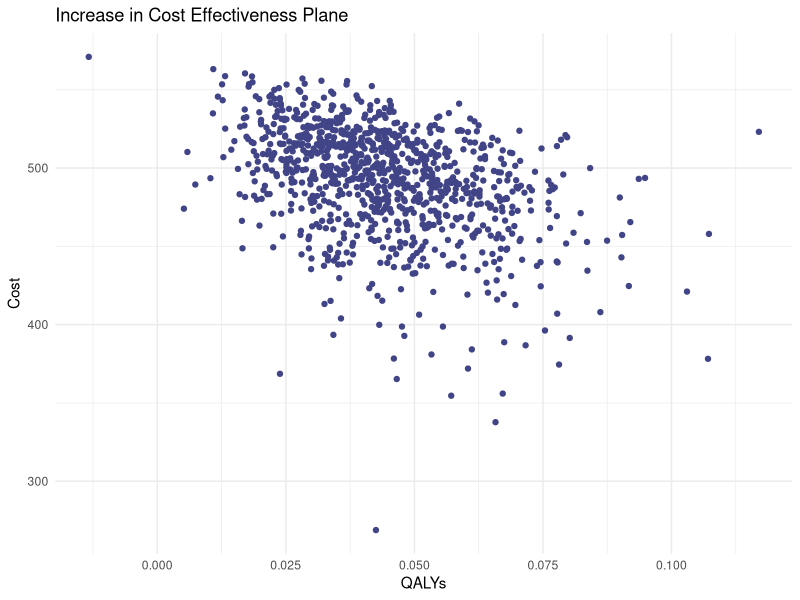
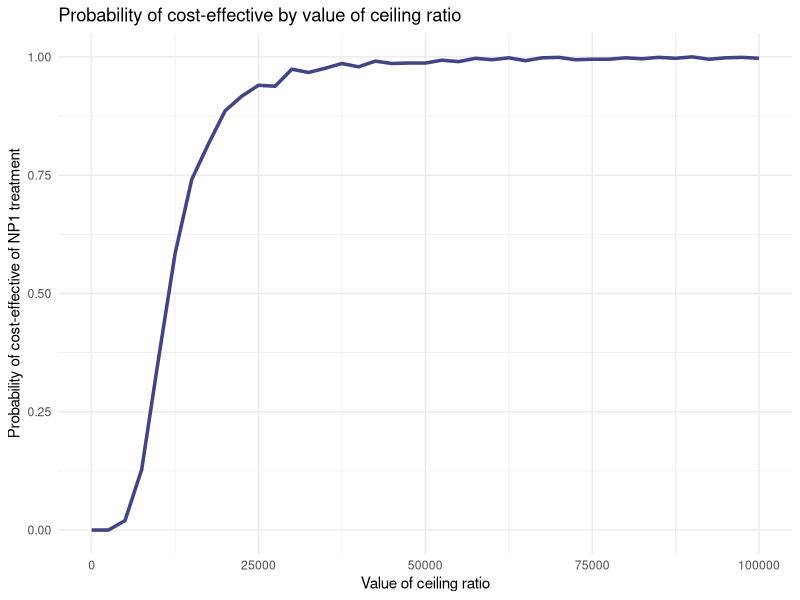

The R source for these figures, in order: (Note: a time limit stopped this script after it produced the figures.)
## ---- chunk 1
library(MASS)

cStandard <- 394 #cost of standard implant
cNP1 <- 579 #cost of new implant

cDR <- 0.06 #cost discount rate
oDR <- 0.015 #outcome discount rate
age <- 60 #average age of all patients at receipt of primary implant
male <- 0 #sex indicator (0 for female, 1 for male)

iVec <- c(1000,0,0,0,0) #starting vector; everyone starts in the first state
t <- 60 #number of cycles

covMat <- matrix(
  c(0.0022515  , -0.005691 , 0.000000028, 0.0000051, 0.000259,
   -0.005691   ,  0.0432191,-0.000783   ,-0.007247 ,-0.000642,
    0.000000028, -0.000783 , 2.716e-05  , 0.000033 ,-0.000111,
    0.0000051  , -0.007247 , 0.000033   , 0.0118954, 0.000184,
    0.000259   , -0.000642 ,-0.000111   , 0.000184 , 0.1463686),
  nrow = 5, ncol = 5, byrow = T
)

colnames(covMat) <- rownames(covMat) <- c("lngamma","cons","age","male","NP1")

survModelSummary <- data.frame(
  
  variable = c("lngamma","cons","age","male","NP1"),
  coefficient = c(0.3740968,-5.490935,-0.0367022,0.768536,-1.344474),
  SE = c(0.0474501,0.207892,0.0052112,0.109066,0.3825815)
)
survModelSummary$hazard_ratio <- exp(survModelSummary$coefficient)




drawBetaMethodMoments <- function(n,mu,s){
  
  #functions estimates alpha and beta using the method of moments then draws from the beta distribution
  alpha <- ((mu*(1-mu)/s^2) -1)*mu
  beta <- alpha*(1-mu )/mu
  
  #draw our random number
  draw <- rbeta(n,alpha,beta)
  
  return(draw)
}


tProbsHazard <- function(t,lambda,gamma){
   
  return(1-exp(lambda*(((1:t)-1)^gamma - ((1:t)^gamma))))
   
}


tProbs_time <- function(omrPTHR,omrRTHR,rr,mr,rrr,t){
  #omrPTHR is operative mortality rate following primary THR
  #omrRTHR is operative mortality rate following revision THR
  #rrr is re-revision risk
  #mr is mortality risk
  
  tProbs <- matrix(
  c(0, 1-(omrPTHR),     0,     0,                   omrPTHR,
    0, 1-(rr[t]+mr[t]), rr[t], 0,                   mr[t],
    0, 0,               0,     1-(omrRTHR + mr[t]), omrRTHR + mr[t],
    0, 0,               rrr,   1-(rrr+mr[t]),       mr[t],
    0, 0,               0,     0,                   1
  ),ncol = 5, nrow = 5, byrow = T
)
  
}

#provided death rates and yearly transition probabilities
deathRates <- data.frame(
  Age = c("35-44","45-54","55-64","65-74","75-84","85 and over"),
  Males = c(1.51,3.93,10.9,31.6,80.1,187.9),
  Females = c(0.99,2.6,6.7,19.3,53.5,154.8)
  
)
yearlyTProbs <- data.frame(
    Age = c("35-44","45-54","55-64","65-74","75-84","85 and over"),
    Index = c(35,45,55,65,75,85),
    Males = c(0.00151,0.00393,0.0109,0.0316,0.0801,0.1879),
    Females = c(0.00099,0.0026,0.0067,0.0193,0.0535,0.1548)
)


discountFormula <- function(nonDiscount,discRate,t){
  
  return(nonDiscount/(1+discRate)^(1:t))
  
}



calculateYearlyProbs <- function(iVec,omrPTHR,omrRTHR,rr,mr,rrr,t){
  
  #create empty matrix that we will fill in
  
  matReturn <- matrix(nrow = t, ncol = 5)
  
  #initialize first vector of proportions
  
  #create column names
  colnames(matReturn) <- c("PrimaryTHR","SuccessP","RevisionTHR","SucessR","Death")

  for(i in 1:t){
    
    #get the corresponding transition matrix based on the time
    tProbs <- tProbs_time(omrPTHR,omrRTHR,rr,mr,rrr,i)
    
    matReturn[i,] <-   iVec %*% tProbs 
    
    #update ivec
    iVec <- iVec %*% tProbs
    
  }
  return(matReturn)
  
  #returns a t (years) x 5 (states) matrix where the rows represent the proportion in a given state at year t
  
}


#complete primary analysis function for NP1
analysisNP1 <- function(omrPTHR,omrRTHR,mr,rrr,rrNP1,cPrimary,cRevision,cStandard,uSuccessP,uSuccessR,uRevision,cDR,oDR,cNP1,gamma,lambda,iVec,t){

  #calculate the revision risk
    rr <- tProbsHazard(t=t,lambda = lambda,gamma = gamma)
    mr <- sapply(1:t,function(x){
    
    #calculate which index select based on the age group
    inds <- sum(x+age >= yearlyTProbs$Index)
    
    #select the gender columns
    #if else takes 3 arguments, the first is a logical check, if true, it returns the second value, if false it returns the 3rd argument. Equivalent code can be written use if(x){}else{}.
    genderCol <- ifelse(male ==1,3,4)
    
    return(yearlyTProbs[inds,genderCol])
    
  })
    
  #calculate standard states
  standPopStates <- calculateYearlyProbs(iVec = iVec,omrPTHR=omrPTHR, omrRTHR=omrPTHR,rr= rr, mr = mr,rrr=rrr,t=t)
  lifeYearsStandard <- rowSums(standPopStates[,-5])
  #excludes death year
  costVec <- c(0,0,cRevision,0)

  #add a parameter for the initial cost we had 1000 initial patients
  iCostStandard <- cStandard*1000
  
  #first calculate the total cost
  totalCosts <- standPopStates[,-5] %*% costVec
  
  #calculate the discounted cost
  discCostStandard <- discountFormula(totalCosts,cDR,t=t)
  
  #calculate the quality adjusted life years by creating a vector for each state utility except death
  utility<- c(0,uSuccessP,uRevision,uSuccessR)
  
  #multiply by the cohort
  totalQuality <-  standPopStates[,-5] %*% utility
  QALYStandard <- discountFormula(totalQuality,discRate = oDR,t=t)
  
  #calculate the total cost for all cycles/person
  STDcost <- sum(c(iCostStandard,discCostStandard))/1000
  STDLYs <- sum(lifeYearsStandard)/1000
  STDQALYS <- sum(QALYStandard)/1000

  
  ###repeat this for the NP1###
  rrNP1_vec <- tProbsHazard(t,lambda = lambda*rrNP1,gamma = gamma)

  #call the previous function created
  populationStatesNP1 <- calculateYearlyProbs(iVec,omrPTHR,omrRTHR,rr=rrNP1_vec,mr=mr,rrr=rrr,t=t)
  
  #calculate life years for np1
  lifeYearsNP1 <- rowSums(populationStatesNP1[,-5])
  
  #total and discounted costs
  totalCostsNP1 <- populationStatesNP1[,-5] %*% costVec
  discCostsNP1 <- discountFormula(totalCostsNP1,cDR,t=t)
  #add the initial cost for NP1
  iCostNP1 <- cNP1*1000
  #Utility
  totalQualityNP1 <- populationStatesNP1[,-5] %*% utility
  QALYNP1 <- discountFormula(totalQualityNP1,discRate = oDR,t=t)
  
  #calculate the total cost for all cycles/person
  NP1cost <- sum(c(iCostNP1,discCostsNP1))/1000
  NP1LYs <- sum(lifeYearsNP1)/1000
  NP1QALYS <- sum(QALYNP1)/1000
  
  #returns a list of discounted cost and QALYs for each method
  return(list(STDcost = STDcost, STDQALYS = STDQALYS, NP1cost = NP1cost,NP1QALYS = NP1QALYS, ICER = (NP1cost-STDcost)/(NP1QALYS-STDQALYS)))
  
}
## ---- chunk 2
generateSimulations <- function(nReps = 1000,age=60,male=0,cRatio = 100000){
   
   #we need to know how many columns or variable we have here in ncol
   cols <- c("omrPTHR","omrRTHR","rrNP1","rrr","lambda","gamma",
             "cPrimary","cRevision","cSuccess","uSuccessP","uSuccessR",
             "uRevision","cRatio","STDCost","STDQALYS","NP1Cost","NP1QALYS",
             "STDNMB","NP1NMB","NP1Inc","CESTD","CENP1","CENP1Inc")
   
   
   
   dfReturn <- data.frame(matrix(NA,nrow = nReps,ncol = length(cols)))
  
   #fill out the column names for our dataframe
   colnames(dfReturn) <- cols

   #cRatio is fixed at 100000
   #This is the threshold ratio
   dfReturn$cRatio <- cRatio
   alpha <- (5294/1487)^2
   beta <- 1487^2 / 5294
   
   #due to R's vectorization, we can sample all the parameters at once in the "n" parameter
   omrPTHR <- rbeta(nReps,2,98) #operative mortality rate following primary THR
   omrRTHR <- rbeta(nReps,2,98) #operative mortality rate following revision THR
   rrr <- rbeta(nReps,4,96) #re-revision risk
   
   #save them here using R's vectorization
   dfReturn$omrPTHR <- omrPTHR
   dfReturn$omrRTHR <- omrRTHR 
   dfReturn$rrr <- rrr
   
   #cost and utility
   cRevision <- rgamma(nReps,shape = alpha,scale = beta)
   uSuccessP <- drawBetaMethodMoments(nReps,0.85,0.03)
   uSuccessR <- drawBetaMethodMoments(nReps,0.75,0.04)
   uRevision <- drawBetaMethodMoments(nReps,0.3,0.03)
   
   dfReturn$cRevision <- cRevision
   dfReturn$uSuccessP <- uSuccessP
   dfReturn$uSuccessR <- uSuccessR
   dfReturn$uRevision <- uRevision 
   
   #draw from multivariate normal
   normDraw <- mvrnorm(nReps, mu = survModelSummary$coefficient,Sigma = covMat)
   
   #using R's vectorization, we can calculate operations on the entire vector, we must use [,"name"]as normDraw is not a matrix rather than a vector
   lambda <- exp(normDraw[,'cons'] + normDraw[,'age']*age + normDraw[,'male']*male)
   gamma <- exp(normDraw[,'lngamma'])
   rrNP1 <- exp(normDraw[,'NP1'])
   
   dfReturn$lambda <- lambda
   dfReturn$gamma <- gamma
   dfReturn$rrNP1 <- rrNP1

  #start the for-loop
  
  for(i in 1:nReps){
    
    #call the analysis function and specify the iteration for the parameter to be selected
    #those with a parameter that is constant do not need to be called from dfReturn
    results <- analysisNP1(dfReturn$omrPTHR[i],dfReturn$omrRTHR[i],mr,dfReturn$rrr[i],dfReturn$rrNP1[i],
                           dfReturn$cPrimary[i],dfReturn$cRevision[i],dfReturn$cStandard[i],dfReturn$uSuccessP[i],
                           dfReturn$uSuccessR[i],dfReturn$uRevision[i],cDR,oDR,cNP1,dfReturn$gamma[i],dfReturn$lambda[i],iVec,t)
    
    #save the results
    dfReturn$STDCost[i] <- results$STDcost
    dfReturn$STDQALYS[i] <- results$STDQALYS
    dfReturn$NP1Cost[i] <- results$NP1cost
    dfReturn$NP1QALYS[i] <- results$NP1QALYS
    
    #calculate net monetary benefit
    dfReturn$STDNMB[i] <- results$STDQALYS*dfReturn$cRatio[i]-results$STDcost
    dfReturn$NP1NMB[i] <- results$NP1QALYS*dfReturn$cRatio[i]-results$NP1cost
    dfReturn$NP1Inc[i] <- (results$NP1QALYS-results$STDQALYS)*dfReturn$cRatio[i] - (results$NP1cost-results$STDcost)
    
    #calculate the cost effectiveness
    dfReturn$CESTD[i] <- ifelse(dfReturn$STDNMB[i]>= dfReturn$NP1NMB[i],1,0)
    dfReturn$CENP1[i] <- ifelse(dfReturn$CESTD[i]==1,0,1)
    dfReturn$CENP1Inc[i] <- ifelse(dfReturn$NP1Inc[i]>0,1,0)
    
    #the above formulae come directly from the textbook 5.1.4
  }
  return(dfReturn)
}
## ---- chunk 3
library(ggplot2)

set.seed(1)
## ---- chunk 4
res <- generateSimulations(nReps = 1000)
## ---- chunk 5
res$diffCost <- res$NP1Cost-res$STDCost
res$diffQALYs <- res$NP1QALYS-res$STDQALYS
## ---- chunk 6
ggplot(res,
       aes(
         x = diffQALYs,
         y = diffCost)) + 
      geom_point(
        colour = "#414487") + 
      theme_minimal() + 
      labs(
        x = "QALYs", 
        y = "Cost", 
        title = "Increase in Cost Effectiveness Plane")
## ---- chunk 7
#mean proportion of STD cost effective
mean(res$CESTD)

#mean proportion of NP1 cost effective
mean(res$CENP1)

#equivalently, the same NP1 net monetary benefit as the "increase" over the standard
mean(res$CENP1Inc)
## ---- chunk 8
cRatios <- seq(0, 100000, by = 2500)
## ---- chunk 9
cRatioResults <- sapply(cRatios,function(x){
  
  #call the simulation
  NP1sim <- generateSimulations(nReps = 1000,cRatio = x)
  
  #calculate the proportion for each simulatiom
  propNP1CE <- mean(NP1sim$CENP1)
  
  return(propNP1CE)
})

ncRatios <- length(cRatios)

dfcRatios <- data.frame(cRatio = cRatios,probCENP1 = cRatioResults,probCESTD = 1-cRatioResults)
## ---- chunk 10
ggplot(dfcRatios,
       aes(
         x = cRatio,
         y = probCENP1)) + 
      geom_line(
        colour = '#414487',
        linewidth = 1.2) + 
      theme_minimal()+ 
      labs(
        x = "Value of ceiling ratio", 
        y = "Probability of cost-effective of NP1 treatment", 
        title = "Probability of cost-effective by value of ceiling ratio",
        colour = "Treatment") 
## ---- chunk 11
ages <- c(40,60,80)
gender <- c(0,1)
## ---- chunk 12
factorsOfInterest <- expand.grid(cRatio = cRatios, age=ages, male = gender)
## ---- chunk 13
factorsOfInterest$propNP1CE <- NA
## ---- chunk 14
subGroupSimulation <- function(nReps,factorsOfInterest){
   
  #calculate the number of combinations
  nCombinations <- nrow(factorsOfInterest)
  
  for(c in 1:nCombinations){
  
  #our current combination of the loop (current row)
  currentCombination <- factorsOfInterest[c,]
  
  #call our simulation function
  NP1sim <- generateSimulations(nReps = nReps, cRatio = currentCombination$cRatio ,age = currentCombination$age, male = currentCombination$male)
  
  #calculate the proportion of cost effectiveness
  propNP1CE <- mean(NP1sim$CENP1)
  
  #fill in the dataframe with the proportion
  factorsOfInterest$propNP1CE[c] <- propNP1CE
  }
  
  return(factorsOfInterest)
  
}
## ---- chunk 15
subGroupResults <- subGroupSimulation(1000,factorsOfInterest)
## ---- chunk 16
subGroupResults$combined_factor <- interaction(as.factor(subGroupResults$age),as.factor(subGroupResults$male),sep = "_")
## ---- chunk 17
ggplot(subGroupResults,
       aes(
         x = cRatio,
         y = propNP1CE,
         colour = combined_factor)) + 
      geom_line(
        linewidth = 1.2,
        alpha = 0.8) + 
      labs(
        x = "Threshold Ratio", 
        y = "Proportion of NP1 cost effective", 
        title = "Line plot of cost effectiveness of NP1 implant by age and gender", 
        colour = 'Factor') +
      scale_color_manual(
        labels = c("40_0"="Female Age 40","60_0"= "Female Age 60","80_0"="Female Age 80", "40_1"="Male Age 40","60_1"= "Male Age 60","80_1"="Male Age 80"),
        values = c("40_0" = "#fde725","60_0" = "#7ad151","80_0" = "#22a884", "40_1" = "#2a788e", "60_1" = "#414487","80_1" = "#440154"))
